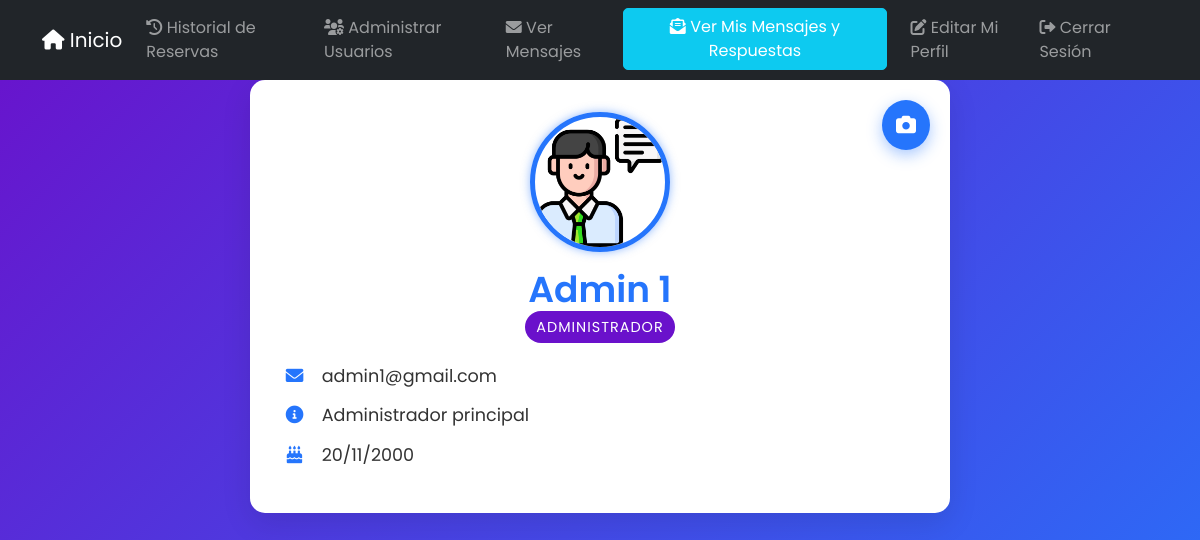
Page /perfil.php (signed in) on the committed database.
### tables this page shows
CREATE TABLE `usuarios` (
  `id` int(11) NOT NULL,
  `rol_id` int(11) NOT NULL,
  `correo` varchar(100) NOT NULL,
  `cedula` varchar(20) NOT NULL,
  `nombre` varchar(50) NOT NULL,
  `apellido` varchar(50) NOT NULL,
  `contrasena` varchar(255) NOT NULL,
  `fecha_registro` timestamp NOT NULL DEFAULT current_timestamp(),
  `imagen_perfil` varchar(255) DEFAULT NULL,
  `descripcion` text DEFAULT NULL,
  `fecha_nacimiento` date DEFAULT NULL
);

CREATE TABLE `roles` (
  `id` int(11) NOT NULL,
  `descripcion` varchar(50) NOT NULL
);

### perfil.php (the view, shortened to what this page needs)
<?php
include 'CRUD/conexion.php';
$usuario_id = $_SESSION['usuario_id'];
$sql = "SELECT u.*, r.descripcion AS tipo_usuario FROM usuarios u
        JOIN roles r ON u.rol_id = r.id
        WHERE u.id = '$usuario_id'";
$resultado = $conn->query($sql);
if ($resultado->num_rows > 0) {
    $usuario = $resultado->fetch_assoc();
} else {
    echo "Usuario no encontrado.";
    exit;
}
?>
<!DOCTYPE html>
<html lang="es">
<head>
    <link href="https://cdn.jsdelivr.net/npm/bootstrap@5.1.3/dist/css/bootstrap.min.css" rel="stylesheet" />
    <link href="https://cdnjs.cloudflare.com/ajax/libs/font-awesome/6.0.0-beta3/css/all.min.css" rel="stylesheet" />
</head>
<body>
<nav class="navbar navbar-expand-lg navbar-dark bg-dark fixed-top">
  <div class="container">
    <a class="navbar-brand" href="index.php"><i class="fas fa-home"></i> Inicio</a>
    <div class="collapse navbar-collapse" id="navbarNav">
      <ul class="navbar-nav me-auto">
        <li class="nav-item">
          <a class="nav-link" href="Reserva/historial_reservas.php"><i class="fas fa-history"></i> Historial de Reservas</a>
        </li>
        <?php if ($usuario['tipo_usuario'] === 'administrador'): ?>
        <li class="nav-item">
          <a class="nav-link" href="usuarios.php"><i class="fas fa-users-cog"></i> Administrar Usuarios</a>
        </li>
        <li class="nav-item">
          <a class="nav-link" href="Contacto/ver_contactos.php"><i class="fas fa-envelope"></i> Ver Mensajes</a>
        </li>
        <?php endif; ?>
      </ul>
      <ul class="navbar-nav">
        <li class="nav-item">
          <a href="Contacto/ver_respuestas.php" class="nav-link btn btn-info text-white px-3 me-3" style="border-radius: 5px;">
            <i class="fas fa-envelope-open-text"></i> Ver Mis Mensajes y Respuestas
          </a>
        </li>
        <li class="nav-item">
          <a class="nav-link" href="CRUD/actualizar.php?id=<?php echo $usuario['id']; ?>"><i class="fas fa-edit"></i> Editar Mi Perfil</a>
        </li>
        <li class="nav-item">
          <a class="nav-link" href="logout.php"><i class="fas fa-sign-out-alt"></i> Cerrar Sesión</a>
        </li>
      </ul>
    </div>
  </div>
</nav>
<div class="profile-card">
    <button class="btn-update-img" data-bs-toggle="modal" data-bs-target="#modalActualizarImagen" title="Cambiar Imagen">
        <i class="fas fa-camera"></i>
    </button>
    <div class="profile-header">
        <img src="uploads/<?php echo htmlspecialchars($usuario['imagen_perfil'] ?? 'default-avatar.png'); ?>" alt="Imagen de Perfil" class="profile-image" />
        <h2><?php echo htmlspecialchars($usuario['nombre'] . ' ' . $usuario['apellido']); ?></h2>
        <span class="badge-role"><?php echo ucfirst(htmlspecialchars($usuario['tipo_usuario'])); ?></span>
    </div>
    <div class="profile-info">
        <p><i class="fas fa-envelope"></i> <?php echo htmlspecialchars($usuario['correo']); ?></p>
        <p><i class="fas fa-info-circle"></i> <?php echo nl2br(htmlspecialchars($usuario['descripcion'])); ?></p>
        <p><i class="fas fa-birthday-cake"></i>
            <?php
            echo !empty($usuario['fecha_nacimiento'])
                ? date("d/m/Y", strtotime($usuario['fecha_nacimiento']))
                : "No especificada";
            ?>
        </p>
    </div>
</div>
</body>
</html>

### perfil.php (style rules this page uses)
body { font-family: 'Poppins', sans-serif; background: linear-gradient(135deg, #6a11cb 0%, #2575fc 100%); min-height: 100vh; padding-top: 80px; color: #333; }
.profile-card { max-width: 700px; margin: auto; background: #fff; border-radius: 15px; box-shadow: 0 10px 30px rgba(0,0,0,0.1); padding: 2rem; position: relative; }
.profile-image { width: 140px; height: 140px; border-radius: 50%; object-fit: cover; border: 5px solid #2575fc; box-shadow: 0 0 10px rgba(37, 117, 252, 0.5); margin-bottom: 1rem; }
.profile-header { text-align: center; margin-bottom: 1.5rem; }
.profile-header h2 { font-weight: 600; font-size: 2.25rem; margin-bottom: 0.25rem; color: #2575fc; }
.badge-role { background-color: #6a11cb; color: white; font-size: 0.9rem; padding: 0.4em 0.8em; border-radius: 20px; text-transform: uppercase; letter-spacing: 1px; }
.profile-info { margin-top: 1rem; font-size: 1.1rem; }
.profile-info p { margin-bottom: 0.8rem; }
.profile-info i { color: #2575fc; width: 25px; text-align: center; margin-right: 10px; }
.btn-update-img { position: absolute; top: 20px; right: 20px; background-color: #2575fc; color: #fff; border: none; padding: 10px 14px; border-radius: 50%; font-size: 20px; cursor: pointer; box-shadow: 0 5px 15px rgba(37,117,252,0.4); transition: background-color 0.3s ease; }
.nav-link.btn { padding: 0.375rem 0.75rem; font-size: 1rem; line-height: 1.5; }

### rows in the picture
usuarios: imagen_perfil (picture), nombre+apellido "Admin 1", rol.descripcion "ADMINISTRADOR", correo "admin1@gmail.com", descripcion "Administrador principal", fecha_nacimiento "20/11/2000"
